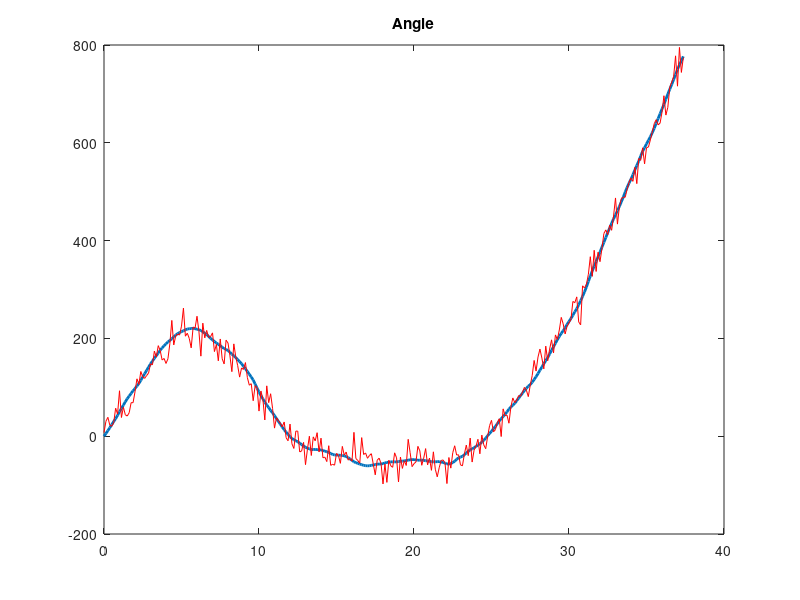
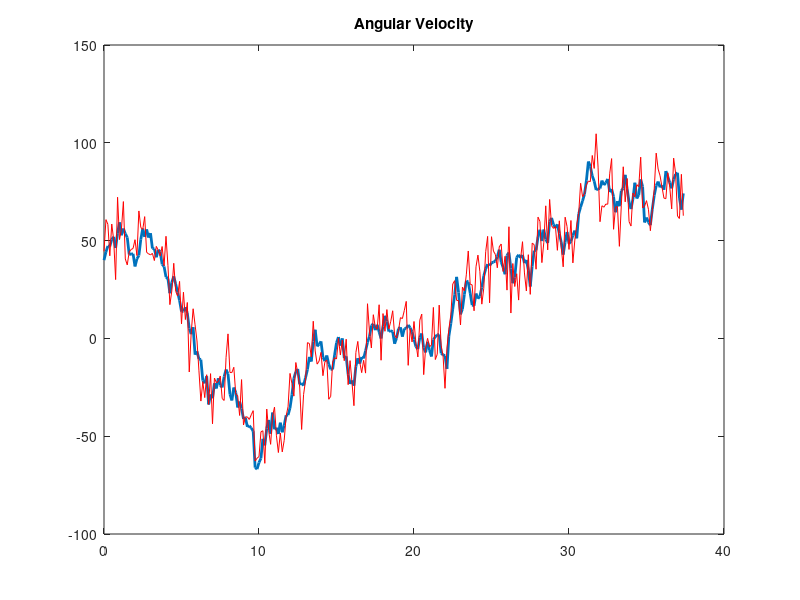
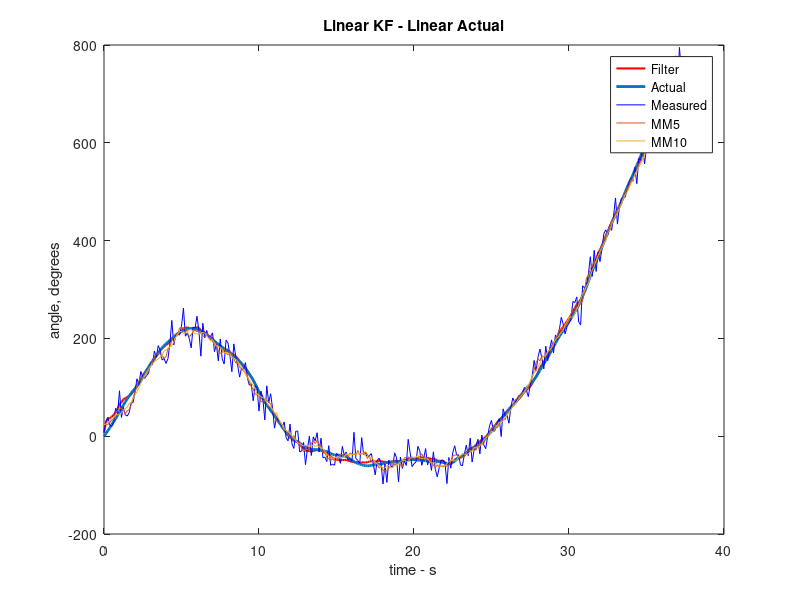
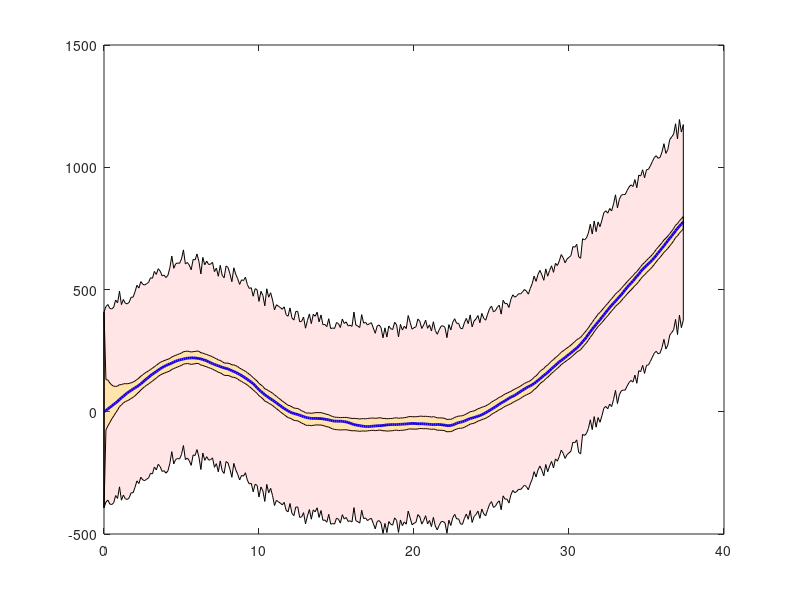

Recreate these plots in MATLAB, in order.
clear;
clc;
clf;
close all;

n = 300;
dt = .125; % seconds
N = 1:n;
ts = linspace(0, (n-1)*dt,n);
%function to estimate
F(1) = 0;
w(1) = 40; % deg / s

V1 = 20; %deg
V2 = 10; %deg / s
Vm = [V1^2, V1*V2; V1*V2, V2^2];

for k = 2:n
    w(k) = w(k-1) + randn(1)*5;
    F(k) = F(k-1) + w(k)*dt;
end

plot(ts, F, 'LineWidth',2);
hold on;

Xm = [ F + randn(1,n)*V1; w + randn(1,n)*V2];

plot(ts, Xm(1,:), 'r');
title('Angle');

figure();
plot(ts, w, 'LineWidth',2);
hold on;
plot(ts, Xm(2,:), 'r');
title('Angular Velocity');

S1 = 20; %degrees initial error
S2 = 10; %degrees per second initial error

Q = [0, 0; 0, 14]; % process noise
A = [1, dt; 0, 1];
%initial predicted state is the actual state +/- noise
X(:,1) = [F(1) + rand(1)*S1; w(1) + rand(1)*S2];

P = [S1^2, S1*S2; S1*S2, S2^2];
Ps(1) = P(1);
for k = 2:n
    %predict

    Xp = A* X(:,k-1);
    Pp = A * P * A' + Q;
    %calculate
    K = Pp ./ (Pp + Vm);
    X(:,k) = Xp + K*(Xm(:,k) - Xp);

    %update
    P = ([1,0;0,1] - K) * Pp;
    Ps(k) = P(1);
end

M1 = movmean(Xm(1,:),5);
M2 = movmean(Xm(1,:),10);

figure();
plot(ts,X(1,:),'r','LineWidth',1.5);
hold on;
plot(ts,F(1,:), 'LineWidth',2);
plot(ts,Xm(1,:),'b');
title('Linear KF - Linear Actual');
xlabel('time - s');
ylabel('angle, degrees');

plot(ts,M1);
plot(ts,M2);
legend('Filter','Actual','Measured','MM5','MM10');

figure();

for k = 1:n
    Xk_lims(:,k) = [X(1,k)+Ps(k), X(1,k) - Ps(k)];
end
Xlims = [Xk_lims(1,:), flip(Xk_lims(2,:))];
ts_ = [ts, flip(ts)];
fill1 = fill( ts_, Xlims, 'y');
set(fill1, 'facealpha',0.25);
hold on;
plot(ts, F, 'b','LineWidth',2);
mLims = [Xm(1,:)+Vm(1), flip(Xm(1,:)-Vm(1))];
fill2 = fill( ts_, mLims, 'r');
set(fill2, 'facealpha',0.1);


figure();
diff_est = [F, flip(X(1,:))];
diff_mean10 = [F, flip(M2)];
fill1 = fill(ts_, diff_est, 'r');
hold on;
fill2 = fill(ts_, diff_mean10, 'b');
plot(ts, F, 'b', 'LineWidth', 2);
set(fill1, 'facealpha',0.25);
set(fill2, 'facealpha',0.25);
legend('KF', 'Measured Mean 10');